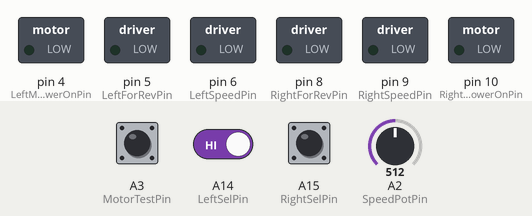
A sketch run on a simulated Arduino Mega 2560, built with avr-gcc and run on an emulated ATmega2560. Shown: switched loads named in the sketch (green lamp = pin HIGH). The inputs (shaded band) are chosen by the test bench; at power-on: A3 (MotorTestPin) HIGH, A14 (LeftSelPin) HIGH, A2 (SpeedPotPin) = 512, A15 (RightSelPin) HIGH.

Above: at 1.2 s.
1.3 s: A3 (MotorTestPin) pulled LOW for 0.15 s
2.9 s: A3 (MotorTestPin) driven LOW and A14 (LeftSelPin) driven LOW
At 3.6 s:
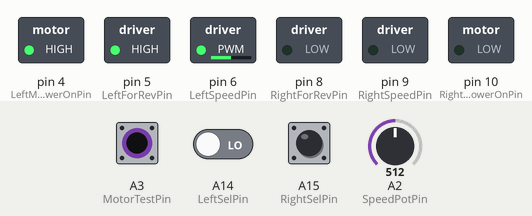
4.4 s: A2 (SpeedPotPin) set to 716
At 4.8 s:
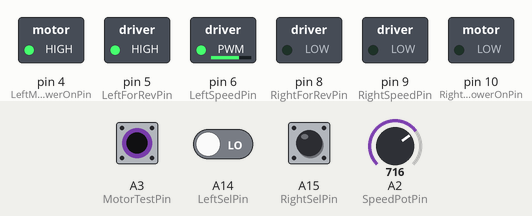
5.9 s: A14 (LeftSelPin) driven HIGH
At 7.1 s:
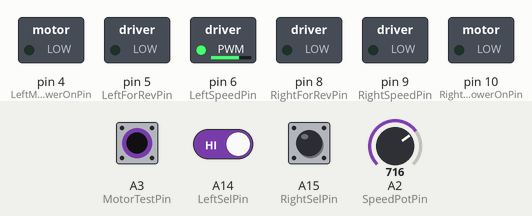
7.4 s: A15 (RightSelPin) pulled LOW for 0.15 s
At 8.7 s:
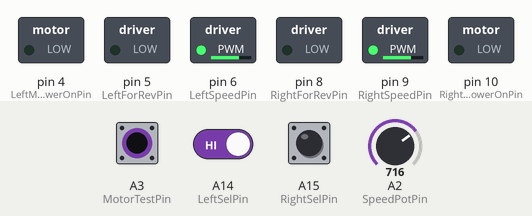
9.0 s: A14 (LeftSelPin) driven LOW
At 9.5 s:
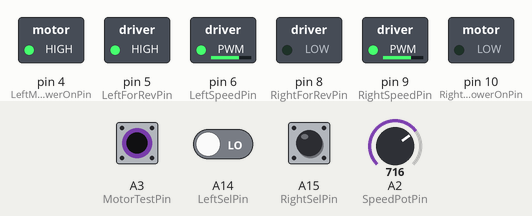
Timing chart, 0 to 11.5 s (numbered marks = the images above; inputs shaded):
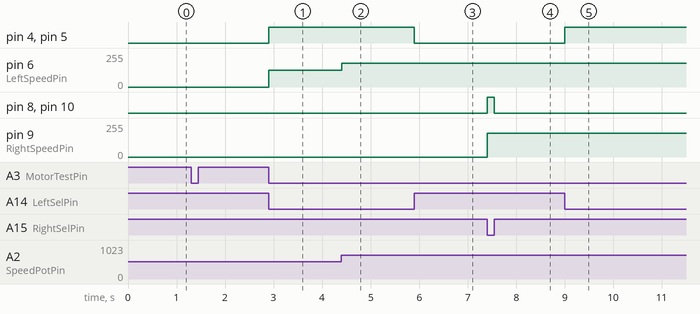

The sketch:

Relay_and_motor_TESTING.ino
```cpp
#define SpeedPotPin A2
int SpeedValue;

#define MotorTestPin A3
int MotorTestPinState;


#define LeftSelPin A14
int LeftSelState = 0;

#define RightSelPin A15
int RightSelState = 0;

#define LeftForRevPin 5
#define LeftSpeedPin 6
#define LeftMotorPowerOnPin 4

#define RightForRevPin 8
#define RightSpeedPin 9
#define RightMotorPowerOnPin 10


void setup() {
  // put your setup code here, to run once:
  pinMode (LeftSelPin, INPUT_PULLUP);
  pinMode (RightSelPin, INPUT_PULLUP);
  pinMode (MotorTestPin, INPUT_PULLUP);
}

void loop() {
  // put your main code here, to run repeatedly:

//**************************************************************************************************************
//                    TESTING OF MOTORS


  LeftSelState = digitalRead(LeftSelPin);
  RightSelState = digitalRead(RightSelPin);

SpeedValue = analogRead(SpeedPotPin);
SpeedValue = map(SpeedValue, 0, 1023, 0, 255);

MotorTestPinState = digitalRead(MotorTestPin);

if (MotorTestPinState == LOW){
  if ((LeftSelState == LOW) && (RightSelState == HIGH)){


//    digitalWrite(RightForRevPin, HIGH);
//    digitalWrite(RightMotorPowerOnPin, LOW);
//
//      analogWrite (RightSpeedPin, 0);
//

      analogWrite (LeftSpeedPin, SpeedValue);

    analogWrite(LeftForRevPin, 255);
    analogWrite(LeftMotorPowerOnPin, 255);

}

//else

if ((RightSelState == HIGH) && (LeftSelState == HIGH)){

    analogWrite(LeftForRevPin, 0);
      analogWrite(LeftMotorPowerOnPin, 0);

    analogWrite(RightForRevPin, 0);
    analogWrite(RightMotorPowerOnPin, 0);

}


if ((RightSelState == LOW) && (LeftSelState == HIGH)){


//      analogWrite (LeftSpeedPin, 0);
//
//    digitalWrite(LeftForRevPin, HIGH);
//    digitalWrite(LeftMotorPowerOnPin, LOW);


    analogWrite(RightForRevPin, 255);
    analogWrite(RightMotorPowerOnPin, 255);

      analogWrite (RightSpeedPin, SpeedValue);

}
  }
}
```

Measured:
- after the input at 2.9 s, pin 4 (LeftMotorPowerOnPin), pin 5 (LeftForRevPin): LOW → HIGH at once; pin 6 (LeftSpeedPin): 0/255 → 127/255 at once
- after the input at 4.4 s, pin 6 (LeftSpeedPin): 127/255 → 178/255 at once
- after the input at 5.9 s, pin 4 (LeftMotorPowerOnPin), pin 5 (LeftForRevPin): HIGH → LOW at once
- after the input at 7.4 s, pin 8 (RightForRevPin), pin 10 (RightMotorPowerOnPin): LOW → HIGH at once, → LOW 0.15 s later; pin 9 (RightSpeedPin): 0/255 → 178/255 at once
- after the input at 9.0 s, pin 4 (LeftMotorPowerOnPin), pin 5 (LeftForRevPin): LOW → HIGH at once
